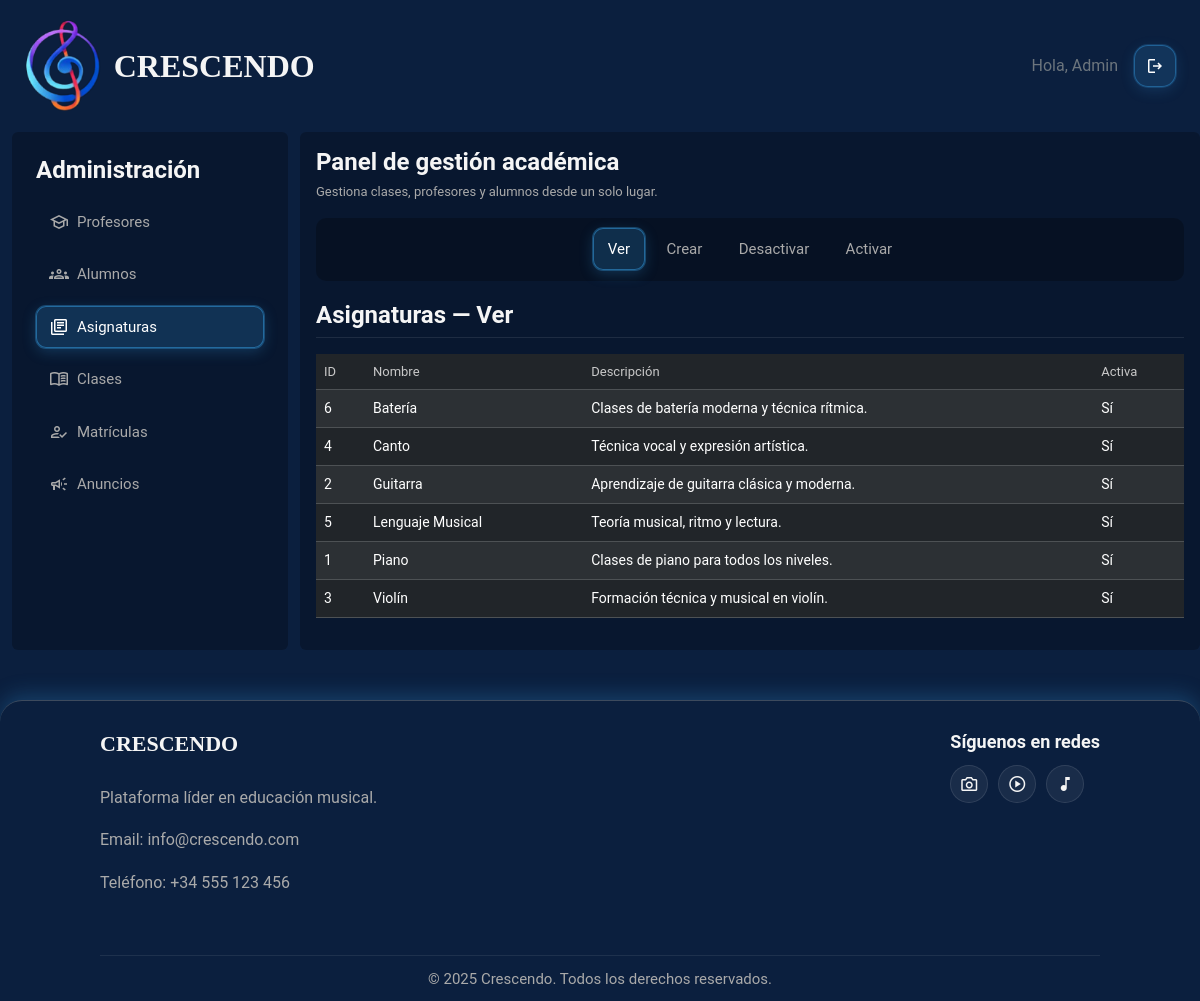
/paginas/panel_administrador.php?entity=asignaturas&action=ver (signed in), run on the app's committed database.
### tables this page shows
CREATE TABLE `asignaturas` (
  `id_asignatura` int(11) NOT NULL,
  `nombre` varchar(100) NOT NULL,
  `descripcion` text DEFAULT NULL,
  `activo` tinyint(1) DEFAULT 1
);

### includes/utilidades.php (called while the page is built, shortened)
<?php
if (!function_exists("textoSeguro")) {
    function textoSeguro($texto)
    {
        return htmlspecialchars((string) $texto, ENT_QUOTES, "UTF-8");
    }
}

### modelos/admin_modelo.php (called while the page is built, shortened)
<?php
function listarAsignaturas($conexion)
{
    $sql = "SELECT id_asignatura, nombre, descripcion, activo
            FROM asignaturas
            ORDER BY nombre";
    $stmt = $conexion->prepare($sql);
    $stmt->execute();
    return $stmt->fetchAll(PDO::FETCH_ASSOC);
}

### paginas/panel_administrador.php (the view, shortened to what this page needs)
<?php
require_once "../includes/utilidades.php";
require_once "../includes/conexion.php";
require_once "../modelos/admin_modelo.php";
$entity = $_GET["entity"] ?? "profesores";
$action = $_GET["action"] ?? "ver";
$profesores = listarProfesores($conexion) ?? [];
$asignaturas = listarAsignaturas($conexion) ?? [];
?>
<!doctype html>
<html lang="es">
<head>
  <link href="https://cdn.jsdelivr.net/npm/bootstrap@5.3.3/dist/css/bootstrap.min.css" rel="stylesheet">
  <link rel="stylesheet" href="../estilos/estilos.css">
</head>
<body class="d-flex flex-column min-vh-100 text-light">
  <?php require_once "../includes/header.php"; ?>
  <div class="container-fluid flex-grow-1 panel-admin crescendo-panel">
    <div class="row g-4">
      <aside class="col-12 col-lg-3">
        <div class="rounded p-4 bg-black bg-opacity-25 h-100">
          <h2 class="panel-admin-aside-heading d-none d-lg-block">Administración</h2>
          <div id="panelAdminEntities" class="panel-admin-entities-collapse collapse d-lg-block">
          <ul class="panel-admin-entities list-unstyled d-flex flex-column mb-0 p-0">
            <li>
              <a class="panel-admin-entity-link d-flex align-items-center gap-2 <?php echo $entity === "profesores" ? "is-active" : ""; ?>"
                href="?entity=profesores&action=<?php echo textoSeguro($action); ?>">
                <span class="material-symbols-outlined" aria-hidden="true">school</span>
                Profesores
              </a>
            </li>
            <li>
              <a class="panel-admin-entity-link d-flex align-items-center gap-2 <?php echo $entity === "alumnos" ? "is-active" : ""; ?>"
                href="?entity=alumnos&action=<?php echo textoSeguro($action); ?>">
                <span class="material-symbols-outlined" aria-hidden="true">groups</span>
                Alumnos
              </a>
            </li>
            <li>
              <a class="panel-admin-entity-link d-flex align-items-center gap-2 <?php echo $entity === "asignaturas" ? "is-active" : ""; ?>"
                href="?entity=asignaturas&action=<?php echo textoSeguro($action); ?>">
                <span class="material-symbols-outlined" aria-hidden="true">library_books</span>
                Asignaturas
              </a>
            </li>
            <li>
              <a class="panel-admin-entity-link d-flex align-items-center gap-2 <?php echo $entity === "clases" ? "is-active" : ""; ?>"
                href="?entity=clases&action=<?php echo textoSeguro($action); ?>">
                <span class="material-symbols-outlined" aria-hidden="true">menu_book</span>
                Clases
              </a>
            </li>
            <li>
              <a class="panel-admin-entity-link d-flex align-items-center gap-2 <?php echo $entity === "matriculas" ? "is-active" : ""; ?>"
                href="?entity=matriculas&action=<?php echo textoSeguro($action); ?>">
                <span class="material-symbols-outlined" aria-hidden="true">how_to_reg</span>
                Matrículas
              </a>
            </li>
            <li>
              <a class="panel-admin-entity-link d-flex align-items-center gap-2 <?php echo $entity === "anuncios" ? "is-active" : ""; ?>"
                href="?entity=anuncios&action=<?php echo textoSeguro($action); ?>">
                <span class="material-symbols-outlined" aria-hidden="true">campaign</span>
                Anuncios
              </a>
            </li>
          </ul>
          </div>
        </div>
      </aside>
      <main class="col-12 col-lg-9 bg-black bg-opacity-25 rounded p-3">
        <h1 class="panel-admin-title">Panel de gestión académica</h1>
        <p class="panel-admin-tagline">
          Gestiona clases, profesores y alumnos desde un solo lugar.
        </p>
        <nav class="panel-admin-actions" aria-label="Acciones del panel">
          <ul class="panel-admin-actions-list list-unstyled d-flex flex-wrap justify-content-center mb-0 p-0">
            <li>
              <a class="panel-admin-action-link d-inline-block <?php echo $action === "ver" ? "is-active" : ""; ?>"
                href="?entity=<?php echo textoSeguro($entity); ?>&action=ver">Ver</a>
            </li>
            <li>
              <a class="panel-admin-action-link d-inline-block <?php echo $action === "crear" ? "is-active" : ""; ?>"
                href="?entity=<?php echo textoSeguro($entity); ?>&action=crear">Crear</a>
            </li>
            <li>
              <a class="panel-admin-action-link d-inline-block <?php echo $action === "desactivar" ? "is-active" : ""; ?>"
                href="?entity=<?php echo textoSeguro($entity); ?>&action=desactivar">Desactivar</a>
            </li>
            <li>
              <a class="panel-admin-action-link d-inline-block <?php echo $action === "activar" ? "is-active" : ""; ?>"
                href="?entity=<?php echo textoSeguro($entity); ?>&action=activar">Activar</a>
            </li>
          </ul>
        </nav>
        <?php if ($entity === "profesores") { ?>
          <h2 class="panel-admin-section-title">Profesores — <?php echo ucfirst($action); ?></h2>
          <?php if ($action === "crear") { ?>
            <form method="POST" class="row g-3">
              <div class="col-md-6"><label class="form-label">Nombre</label><input class="form-control" type="text" name="nombre"
                  pattern="[A-Za-zÁÉÍÓÚáéíóúÑñ\s]{2,50}"
                  title="Solo letras y espacios (2-50 caracteres)"
                  required></div>
              <div class="col-md-6"><label class="form-label">Apellidos</label><input class="form-control" type="text" name="apellidos"
                  pattern="[A-Za-zÁÉÍÓÚáéíóúÑñ\s]{2,80}"
                  title="Solo letras y espacios"
                  required></div>
              <div class="col-md-6"><label class="form-label">Email</label><input class="form-control" type="email" name="email"
                  pattern="[a-zA-Z0-9._%+\-]+@[a-zA-Z0-9.\-]+\.[a-zA-Z]{2,}"
                  title="Introduce un correo válido"
                  required></div>
              <div class="col-md-6"><label class="form-label">Contraseña</label><input class="form-control" type="text" name="password"
                  pattern="(?=.*[A-Za-z])(?=.*[0-9]).{6,}"
                  title="Mínimo 6 caracteres, una letra y un número"
                  required></div>
              <div class="col-md-6"><label class="form-label">Especialidad</label><input class="form-control" type="text" name="especialidad"
                  pattern="[A-Za-zÁÉÍÓÚáéíóúÑñ\s]{2,50}"
                  title="Solo letras y espacios"
                  required></div>
              <div class="col-12"><button class="boton-acceso" type="submit">Guardar profesor</button></div>
            </form>
          <?php } elseif ($action === "desactivar") { ?>
            <form method="POST" class="row g-3" data-confirmar-accion="desactivar">
              <div class="col-md-8">
                <label class="form-label">Profesor</label>
                <select class="form-select" name="id_usuario" required>
                  <option value="">Selecciona...</option>
                  <?php foreach ($profesores as $profesor) {
                    if ($profesor["activo"] == 0) continue; ?>
                    <option value="<?php echo textoSeguro($profesor["id_usuario"]); ?>">
                      <?php echo textoSeguro($profesor["nombre"] . " " . $profesor["apellidos"] . " - " . $profesor["email"]); ?>
                    </option>
                  <?php } ?>
                </select>
              </div>
              <div class="col-md-4 d-flex align-items-end">
                <button class="boton-acceso w-100 boton-desactivar" type="submit">Desactivar profesor</button>
              </div>
            </form>
          <?php } elseif ($action === "activar") { ?>
            <form method="POST" class="row g-3" data-confirmar-accion="activar">
              <div class="col-md-8">
                <label class="form-label">Profesor</label>
                <select class="form-select" name="id_usuario" required>
                  <option value="">Selecciona...</option>
                  <?php foreach ($profesores as $profesor) {
                    if ($profesor["activo"] == 1) continue; ?>
                    <option value="<?php echo textoSeguro($profesor["id_usuario"]); ?>">
                      <?php echo textoSeguro($profesor["nombre"] . " " . $profesor["apellidos"] . " - " . $profesor["email"]); ?>
                    </option>
                  <?php } ?>
                </select>
              </div>
              <div class="col-md-4 d-flex align-items-end">
                <button class="boton-acceso w-100" type="submit">Activar profesor</button>
              </div>
            </form>
          <?php } else { ?>
            <div class="table-responsive">
              <table class="table table-dark table-striped align-middle" data-inline-entity="profesores">
                <thead>
                  <tr>
                    <th>ID</th>
                    <th>Nombre</th>
                    <th>Apellidos</th>
                    <th>Email</th>
                    <th>Especialidad</th>
                    <th>Activo</th>
                    <th>Acciones</th>
                  </tr>
                </thead>
                <tbody>
                  <?php if (empty($profesores)) { ?>
                    <tr>
                      <td colspan="7">No hay profesores registrados.</td>
                    </tr>
                  <?php } ?>
                  <?php foreach ($profesores as $profesor) { ?>
                    <tr data-id="<?php echo textoSeguro($profesor["id_usuario"]); ?>">
                      <td><?php echo textoSeguro($profesor["id_usuario"]); ?></td>
                      <td data-field="nombre"><?php echo textoSeguro($profesor["nombre"]); ?></td>
                      <td data-field="apellidos"><?php echo textoSeguro($profesor["apellidos"]); ?></td>
                      <td data-field="email"><?php echo textoSeguro($profesor["email"]); ?></td>
                      <td data-field="especialidad"><?php echo textoSeguro($profesor["especialidad"]); ?></td>
                      <td><?php echo $profesor["activo"] ? "Sí" : "No"; ?></td>
                      <td>
                        <button type="button" class="btn btn-outline-light btn-sm boton-inline-editar">Editar</button>
                      </td>
                    </tr>
                  <?php } ?>
                </tbody>
              </table>
            </div>
          <?php } ?>
        <?php } elseif ($entity === "asignaturas") { ?>
          <h2 class="panel-admin-section-title">Asignaturas — <?php echo ucfirst($action); ?></h2>
          <?php if ($action === "crear") { ?>
            <form method="POST" class="row g-3">
              <div class="col-md-6"><label class="form-label">Nombre</label><input class="form-control" type="text" name="nombre" required></div>
              <div class="col-12"><label class="form-label">Descripción</label><textarea class="form-control" name="descripcion" rows="3"></textarea></div>
              <div class="col-12"><button class="boton-acceso" type="submit">Guardar asignatura</button></div>
            </form>
          <?php } else { ?>
            <div class="table-responsive">
              <table class="table table-dark table-striped align-middle">
                <thead>
                  <tr>
                    <th>ID</th>
                    <th>Nombre</th>
                    <th>Descripción</th>
                    <th>Activa</th>
                  </tr>
                </thead>
                <tbody>
                  <?php foreach ($asignaturas as $asig) { ?>
                    <tr>
                      <td><?php echo textoSeguro($asig["id_asignatura"]); ?></td>
                      <td><?php echo textoSeguro($asig["nombre"]); ?></td>
                      <td><?php echo textoSeguro($asig["descripcion"]); ?></td>
                      <td><?php echo $asig["activo"] ? "Sí" : "No"; ?></td>
                    </tr>
                  <?php } ?>
                </tbody>
              </table>
            </div>
          <?php } ?>
        <?php } ?>
      </main>
    </div>
  </div>
  <?php require_once "../includes/footer.php"; ?>
</body>
</html>

### estilos/estilos.css (style rules this page uses)
:root { --bg-dark: #0b1f3e; --bg-light: #2c3e50; --bg-sidebar: var(--bg-dark); --text-light: #f5f5f5; --text-secondary: #aaaaaa; --accent-blue: #3498db; --card-border-purple: #9b59b6; --card-border-blue: var(--accent-blue); --card-border-orange: #e67e22; --card-border-yellow:#f1c40f; --accent-blue-rgb: 52, 152, 219; --card-border-purple-rgb: 155, 89, 182; --card-border-orange-rgb: 230, 126, 34; --card-border-yellow-rgb: 241, 196, 15; --text-secondary-rgb: 170, 170, 170; }
body { font-family: 'Roboto', sans-serif; background-color: var(--bg-dark); }
.navbar.aside-link .nav-link, .panel-admin-entity-link, .panel-admin-action-link { border-radius: 10px; border: 1px solid transparent; text-decoration: none; font-size: 15px; color: #aaaaaa; font-weight: 400; transition: color 0.2s ease, background-color 0.2s ease, box-shadow 0.2s ease, border-color 0.2s ease; }
.navbar.aside-link .nav-link.is-active, .panel-admin-entity-link.is-active, .panel-admin-action-link.is-active { color: #fff; background-color: rgba(52, 152, 219, 0.22); border-color: rgba(52, 152, 219, 0.55); box-shadow: 0 0 0 1px rgba(52, 152, 219, 0.35), 0 4px 14px rgba(52, 152, 219, 0.25); }
.panel-admin { font-size: 15px; }
.panel-admin-title, .panel-admin-aside-heading, .panel-admin-section-title { font-size: 1.5rem; font-weight: bold; color: #f5f5f5; }
.panel-admin-title { margin: 0 0 0.35rem; }
.panel-admin-aside-heading { margin: 0 0 1rem; }
.panel-admin-tagline { font-size: 13px; color: #aaaaaa; margin: 0 0 1rem; }
.panel-admin-section-title { margin: 0 0 1rem; padding-bottom: 0.45rem; border-bottom: 1px solid rgba(255, 255, 255, 0.09); }
.panel-admin .table { font-size: 14px; }
.panel-admin .table thead th { font-size: 13px; font-weight: 400; color: #c8c8c8; }
.panel-admin-entities { gap: 0.65rem; }
.panel-admin-entity-link { padding: 0.55rem 0.75rem; }
.panel-admin-entity-link .material-symbols-outlined { font-size: 20px; }
.panel-admin-actions { margin-bottom: 1.25rem; padding: 0.65rem 0.85rem; border-radius: 10px; background-color: rgba(0, 0, 0, 0.25); }
.panel-admin-actions-list { gap: 0.45rem; }
.panel-admin-action-link { padding: 0.55rem 0.85rem; }
@media (min-width: 768px) { .crescendo-panel aside > .rounded { min-height: 0; } }
@media (min-width: 768px) { .crescendo-panel main.rounded { min-width: 0; } }

### data on the page
asignaturas: id_asignatura "6", nombre "Batería", descripcion "Clases de batería moderna y técnica rítmica.", activo "Sí"
asignaturas: id_asignatura "4", nombre "Canto", descripcion "Técnica vocal y expresión artística.", activo "Sí"
asignaturas: id_asignatura "2", nombre "Guitarra", descripcion "Aprendizaje de guitarra clásica y moderna.", activo "Sí"
asignaturas: id_asignatura "5", nombre "Lenguaje Musical", descripcion "Teoría musical, ritmo y lectura.", activo "Sí"
asignaturas: id_asignatura "1", nombre "Piano", descripcion "Clases de piano para todos los niveles.", activo "Sí"
asignaturas: id_asignatura "3", nombre "Violín", descripcion "Formación técnica y musical en violín.", activo "Sí"

### other printed values
textoSeguro($nombreUsuario) "Admin"
$action "Ver"
